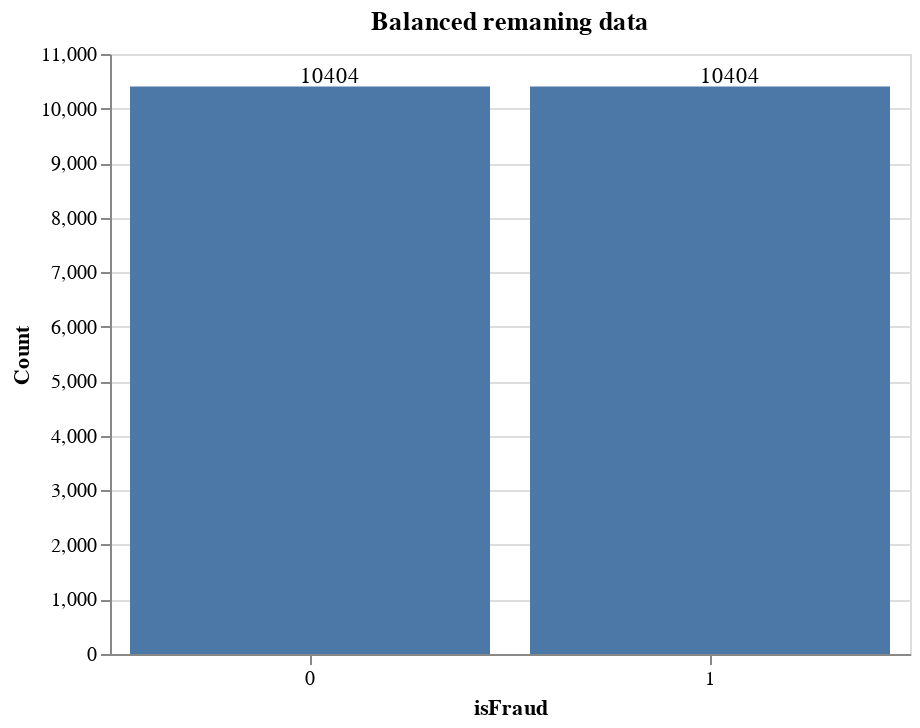

Write notebook code for a chart like this one.
### Code cell
#Let's visually see the balanced data in a simple bar chart.
bar_chart = alt.Chart(y_rus.value_counts().reset_index().rename(columns={0:'counts'})).mark_bar().encode(
    y=alt.Y('isFraud:Q', title='Count'),
    x=alt.X('index:N', axis=alt.Axis(labelAngle=0), title='isFraud'))
bar_chart
text_chart = bar_chart.mark_text(align='left', baseline='bottom', dx=-5).encode(text='isFraud:Q')
(bar_chart + text_chart).properties(height=300, width=400, title='Balanced remaning data')

### Figure 1 — Vega-Lite specification as saved in the notebook (floating-point values rounded to 4 significant figures)
{"$schema": "https://vega.github.io/schema/vega-lite/v4.17.0.json", "config": {"view": {"continuousHeight": 300, "continuousWidth": 400}}, "data": {"name": "data-feb096359e1fdd77bea3086218fac674"}, "datasets": {"data-feb096359e1fdd77bea3086218fac674": [{"index": 0, "isFraud": 10404}, {"index": 1, "isFraud": 10404}]}, "height": 300, "layer": [{"encoding": {"x": {"axis": {"labelAngle": 0}, "field": "index", "title": "isFraud", "type": "nominal"}, "y": {"field": "isFraud", "title": "Count", "type": "quantitative"}}, "mark": "bar"}, {"encoding": {"text": {"field": "isFraud", "type": "quantitative"}, "x": {"axis": {"labelAngle": 0}, "field": "index", "title": "isFraud", "type": "nominal"}, "y": {"field": "isFraud", "title": "Count", "type": "quantitative"}}, "mark": {"align": "left", "baseline": "bottom", "dx": -5, "type": "text"}}], "title": "Balanced remaning data", "width": 400}
